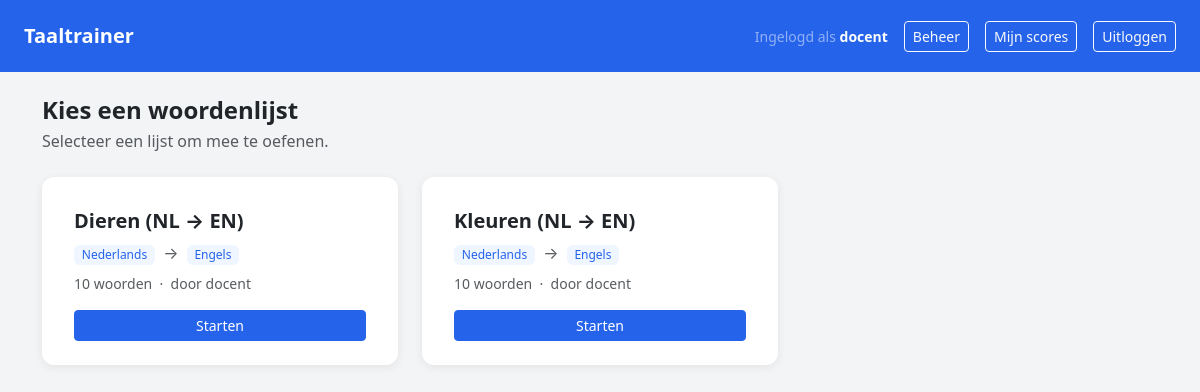
/index.php (signed in), run on the app's committed database.
### tables this page shows
CREATE TABLE woordenlijsten (
    id INT AUTO_INCREMENT PRIMARY KEY,
    naam VARCHAR(100) NOT NULL,
    taal_van VARCHAR(50) NOT NULL,
    taal_naar VARCHAR(50) NOT NULL,
    created_by INT NOT NULL,
    created_at DATETIME DEFAULT CURRENT_TIMESTAMP,
    FOREIGN KEY (created_by) REFERENCES users(id) ON DELETE CASCADE
);

CREATE TABLE users (
    id INT AUTO_INCREMENT PRIMARY KEY,
    username VARCHAR(50) NOT NULL UNIQUE,
    password_hash VARCHAR(255) NOT NULL,
    role ENUM('student', 'docent') NOT NULL DEFAULT 'student',
    created_at DATETIME DEFAULT CURRENT_TIMESTAMP
);

### src/index.php (the view, shortened to what this page needs)
<?php
require_once 'config.php';
$stmt = $pdo->query('SELECT w.*, u.username AS auteur, COUNT(wo.id) AS aantal_woorden
                     FROM woordenlijsten w
                     JOIN users u ON w.created_by = u.id
                     LEFT JOIN woorden wo ON wo.woordenlijst_id = w.id
                     GROUP BY w.id
                     ORDER BY w.naam ASC');
$woordenlijsten = $stmt->fetchAll();
?>
<!DOCTYPE html>
<html lang="nl">
<head>
    <link href="https://cdn.jsdelivr.net/npm/bootstrap@5.3.3/dist/css/bootstrap.min.css" rel="stylesheet">
</head>
<body>
    <nav class="navbar navbar-dark px-4 py-3 mb-4">
        <span class="navbar-brand fw-bold fs-5">Taaltrainer</span>
        <div class="d-flex align-items-center gap-3">
            <span class="text-white-50 small">Ingelogd als <strong class="text-white"><?= htmlspecialchars($_SESSION['username']) ?></strong></span>
            <?php if ($_SESSION['role'] === 'docent'): ?>
                <a href="admin/index.php" class="btn btn-sm btn-outline-light">Beheer</a>
            <?php endif; ?>
            <a href="scores.php" class="btn btn-sm btn-outline-light">Mijn scores</a>
            <a href="logout.php" class="btn btn-sm btn-outline-light">Uitloggen</a>
        </div>
    </nav>
    <div class="container pb-5">
        <h1 class="fs-4 fw-bold text-dark mb-1">Kies een woordenlijst</h1>
        <p class="text-muted mb-4">Selecteer een lijst om mee te oefenen.</p>
        <?php if (empty($woordenlijsten)): ?>
            <div class="alert alert-info">Er zijn nog geen woordenlijsten beschikbaar.</div>
        <?php else: ?>
            <div class="row row-cols-1 row-cols-md-2 row-cols-lg-3 g-4">
                <?php foreach ($woordenlijsten as $lijst): ?>
                    <div class="col">
                        <div class="card h-100 p-3">
                            <div class="card-body">
                                <h5 class="card-title fw-bold"><?= htmlspecialchars($lijst['naam']) ?></h5>
                                <p class="mb-2">
                                    <span class="badge badge-taal"><?= htmlspecialchars($lijst['taal_van']) ?></span>
                                    <span class="mx-1 text-muted">→</span>
                                    <span class="badge badge-taal"><?= htmlspecialchars($lijst['taal_naar']) ?></span>
                                </p>
                                <p class="text-muted small mb-0"><?= $lijst['aantal_woorden'] ?> woorden &nbsp;·&nbsp; door <?= htmlspecialchars($lijst['auteur']) ?></p>
                            </div>
                            <div class="card-footer bg-white border-0 pt-0">
                                <a href="quiz.php?lijst=<?= $lijst['id'] ?>" class="btn btn-start btn-sm text-white w-100">Starten</a>
                            </div>
                        </div>
                    </div>
                <?php endforeach; ?>
            </div>
        <?php endif; ?>
    </div>
</body>
</html>

### src/index.php (style rules this page uses)
body { background-color: #F3F4F6; }
.navbar { background-color: #2563EB; }
.card { border: none; border-radius: 12px; box-shadow: 0 2px 10px rgba(0,0,0,0.07); transition: transform 0.15s; }
.badge-taal { background-color: #EFF6FF; color: #2563EB; font-weight: 500; }
.btn-start { background-color: #2563EB; border-color: #2563EB; }

### data on the page
woordenlijsten: naam "Dieren (NL → EN)", taal_van "Nederlands", taal_naar "Engels", aantal_woorden "10", created_by.username "docent"
woordenlijsten: naam "Kleuren (NL → EN)", taal_van "Nederlands", taal_naar "Engels", aantal_woorden "10", created_by.username "docent"

### other printed values
$_SESSION['username'] "docent"
